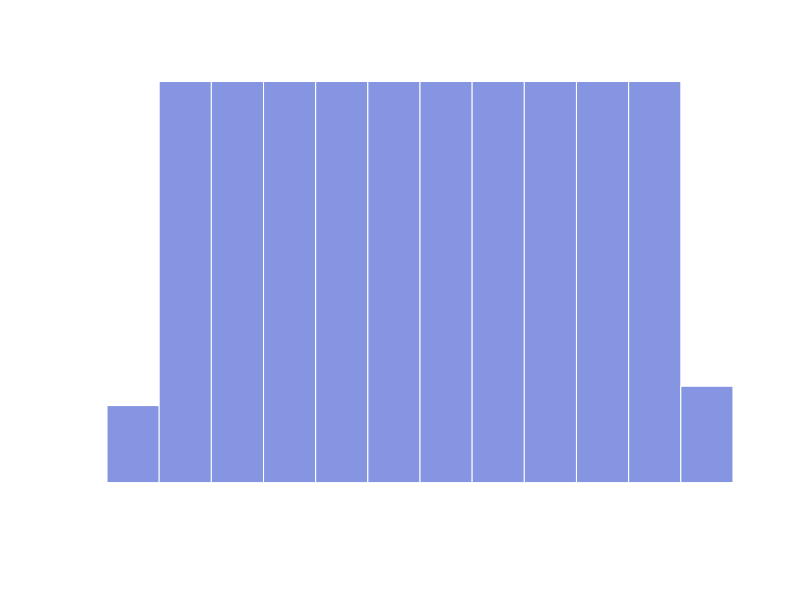
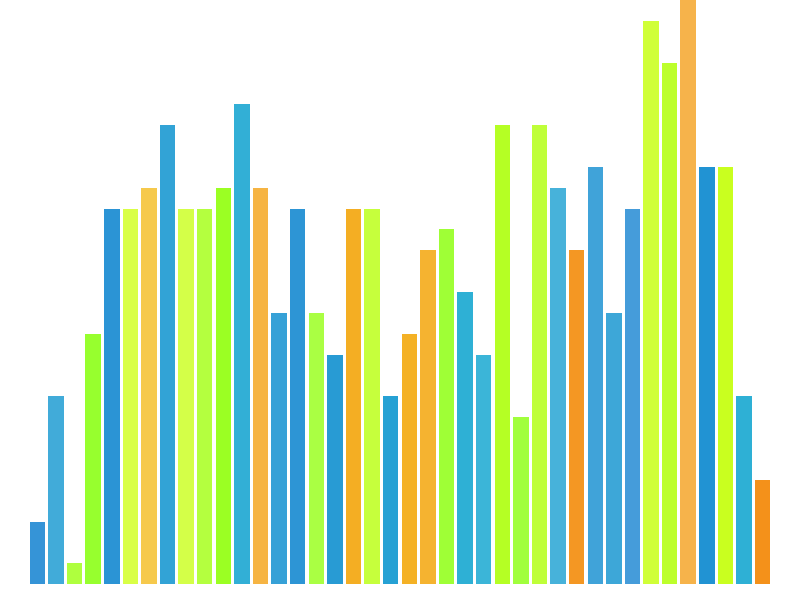

Write R code to recreate these figures, in order.
# Title: Graphing random barchart
# Description: Script used to get background image for personal website
# Author: Gaston Sanchez
# Date: November 2021

# random normal distributions
set.seed(123)
dist1 = rnorm(100, mean = 3, sd = 2)
dist2 = rnorm(150, mean = 7, sd = 3)
dist3 = rnorm(200, mean = 11, sd = 4)
dist4 = rnorm(100, mean = 15, sd = 2)
dist5 = rnorm(100, mean = 18, sd = 1)

# assemble into a single distribution,
# and exploring its overall shape
dists = c(dist1, dist2, dist3, dist4, dist5)
min(dists)
max(dists)

hist(dists, ylim=c(0, 20), col = "#8595E1",  
     border = "white", main = "", xlab = "", ylab = "", 
     axes = FALSE) 


# categorizing class intervals
breaks = seq(0, 20, by = 0.5)
n = length(breaks)

y = cuts = cut(
  dists, 
  breaks = breaks[], 
  labels = breaks[1:(n-1)])


# base colors for color-scheme
bv = runif(100, 0.53, 0.57)
blues = hsv(h = bv, s = 1, v = 0.8, alpha = runif(50, 0.7, 0.9))

gv = runif(100, 0.20, 0.25)
greens = hsv(h = gv, s = 1, v = 1, alpha = runif(50, 0.7, 0.9))

ov = runif(100, 0.08, 0.13)
oranges = hsv(h = ov, s = 1, v = 0.95, alpha = runif(50, 0.7, 0.9))

cols = sample(c(oranges, greens, blues), size = n, replace = TRUE)


# barchart
png(file="full-bars.png", width=1500, height=200)
op = par(mar = c(0.5, 0, 0, 0))
barplot(table(y), border = NA, axes = FALSE, names.arg = "", col = cols)
par(op)
dev.off()
